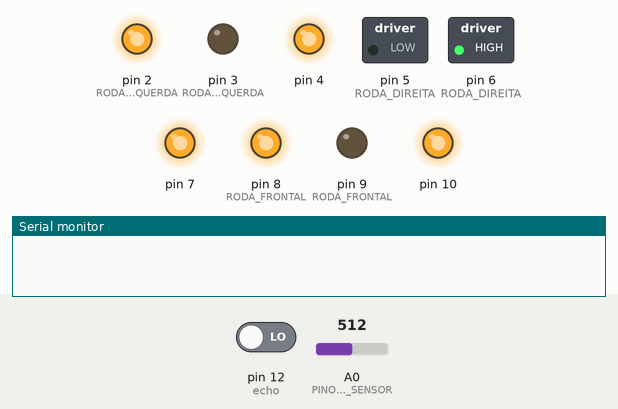
A sketch run on a simulated Arduino Uno, built with avr-gcc and run on an emulated ATmega328P. Parts: switched loads named in the sketch (green lamp = pin HIGH), output pins drawn as LEDs (lit = HIGH), the last lines printed to the serial monitor. The test bench sets the inputs (shaded band); at power-on: pin 12 (echo) LOW, A0 (PINO_DE_LEITURA_DO_SENSOR) = 512. Pins used as bus, display or sensor lines are not drawn.

Above: at 0.5 s.
At 2.5 s:
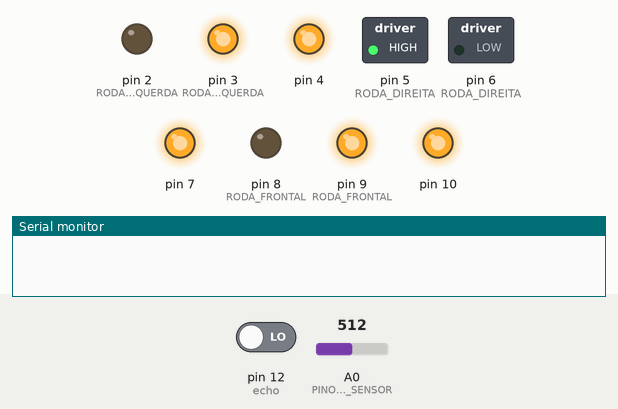
At 4.5 s:
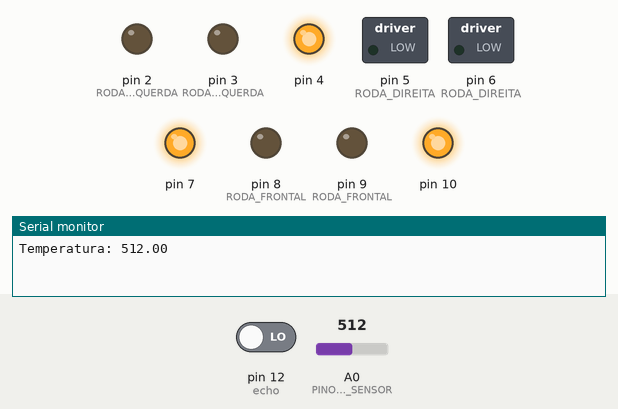
Timing chart, 0 to 6.9 s (numbered marks = the images above):
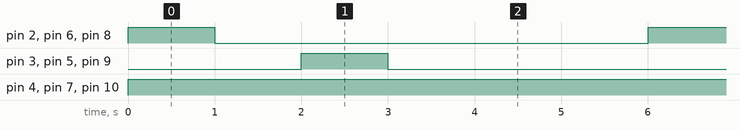

Measured:
- by itself, pin 4, pin 7, pin 10: LOW → HIGH at 0.00 s
- by itself, pin 2 (RODA_ESQUERDA), pin 3 (RODA_ESQUERDA), pin 5 (RODA_DIREITA), pin 6 (RODA_DIREITA), pin 8 (RODA_FRONTAL), pin 9 (RODA_FRONTAL): alternates HIGH for 1.0 s and LOW for 5.0 s
- by itself, everything shown: repeats every 6.0 s, in 4 steps

The sketch:

Code_Capacita_2.ino
```cpp
int trig = 13; // pino de trigger do ultrassom
int echo = 12; // pino de echo do ultrassom
float distancia; // variavel para a distancia lida
float temperatura; //variavel para a temperatura lida

void setup()
{
  pinMode (trig, OUTPUT); //TRIGGER ULTRASSOM
  pinMode (echo,INPUT); // ECHO ULTRASSOM
  pinMode (A0, INPUT);// PINO DE LEITURA DO SENSOR DE TEMPERATURA

  pinMode (6,OUTPUT); // RODA DIREITA
  pinMode (5,OUTPUT); // RODA DIREITA

  pinMode (3,OUTPUT); //RODA ESQUERDA
  pinMode (2,OUTPUT);//RODA ESQUERDA

  pinMode (9,OUTPUT);//RODA FRONTAL
  pinMode (8,OUTPUT);//RODA FRONTAL

  analogWrite (7,0); // definindo a velocidade incial do motor 1 como 0
  analogWrite (4,0);// definindo a velocidade inicial do motor 2 como 0
  analogWrite (10,0);// definindo a velocidade inicial do motor 3 como 0

  Serial.begin (9600);
}

void loop() {
  analogWrite(7,255); // velocidade motor 1
  analogWrite(4,255); // velocidade motor 2
  analogWrite(10,255);//velocidade motor 3

  digitalWrite(6,HIGH); //aciona motor 1 para trás
  digitalWrite(2,HIGH); //aciona motor 2 para trás
  digitalWrite(8,HIGH); //aciona motor 3 para trás
  delay(1000);

  digitalWrite(6,LOW); //para motor 1
  digitalWrite(2,LOW); //para motor 2
  digitalWrite(8,LOW); //para motor 3
  delay(1000);

  digitalWrite(5,HIGH); //aciona motor 1 para frente
  digitalWrite(3,HIGH); //aciona motor 2 para frente
  digitalWrite(9,HIGH);// aciona motor 3 para frente
  delay(1000);

  digitalWrite(5,LOW); // para motor 1
  digitalWrite(3,LOW); // para motor 2
  digitalWrite(9,LOW); // para motor 3

  temperatura = analogRead(A0); // guarda a leitura do A0 dentro da variavel temperatura
  Serial.print("Temperatura: ");// escreve "temperatura" no serial monitor
  Serial.println(temperatura); // mostra o valor da variável em C°
  delay(1000);

  digitalWrite(trig, LOW); // acionamento do ultrassom
  delay(500);
  digitalWrite(trig, HIGH); // acionamento do ultrassom
  delay(500);
  digitalWrite(trig, LOW); // acionamento do ultrassom

  distancia = pulseIn (echo, HIGH);
  distancia /= 58; //divide a distancia lida por 58
  Serial.print("Distancia: "); // printa "distancia"
  Serial.println (distancia); //printa o valor da variável distância
	}
```
